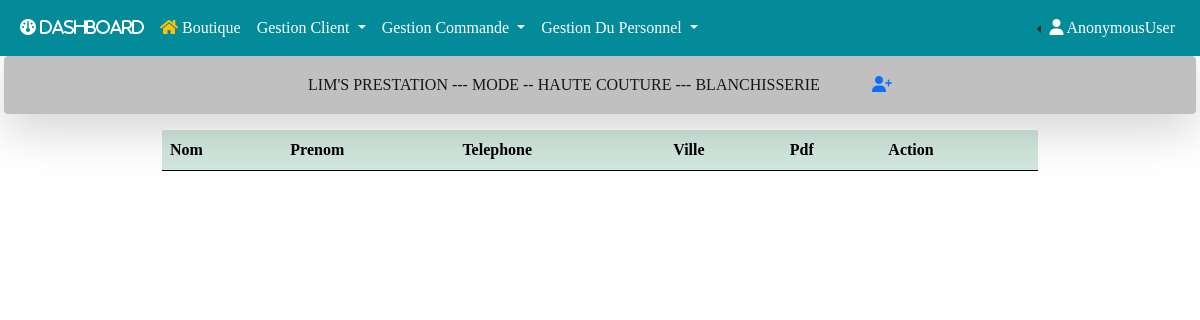
The app's page /client, older data.
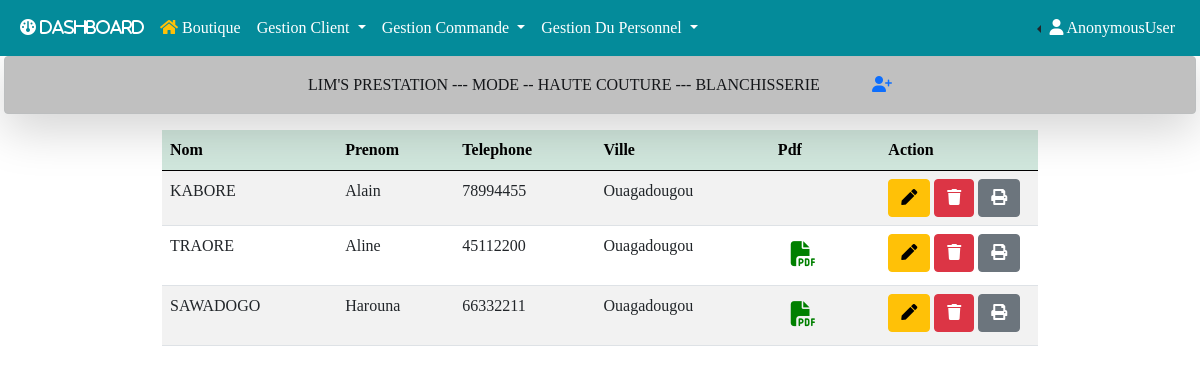
The same page, newer data.
### gestion/models.py (models this page shows, shortened)
class Client(models.Model):
    nom = models.CharField(max_length=200, null=True)
    prenom = models.CharField(max_length=200, null=True)
    ville = models.ForeignKey(Ville, on_delete=models.CASCADE, null=True, blank=True, verbose_name="Ville")
    telephone = models.CharField(max_length=200, null=True, blank=True, verbose_name="Téléphone")
    bas = models.CharField(max_length=20, null=True, blank=True)
    longpan = models.CharField(max_length=20, null=True, blank=True, verbose_name="Longueur pantalon")
    poignet = models.CharField(max_length=20, null=True, blank=True)
    longjupe = models.CharField(max_length=20, null=True, blank=True, verbose_name="Longueur jupe")
    genou = models.CharField(max_length=20, null=True, blank=True)
    cuiss = models.CharField(max_length=20, null=True, blank=True, verbose_name="Cuisse")
    bassin = models.CharField(max_length=20, null=True, blank=True)
    ceinture = models.CharField(max_length=20, null=True, blank=True)
    longchem = models.CharField(max_length=20, null=True, blank=True, verbose_name="Longueur Chemise")
    frappe = models.CharField(max_length=20, null=True, blank=True)
    longrobe = models.CharField(max_length=20, null=True, blank=True, verbose_name="Longueur Robe")
    longcami = models.CharField(max_length=20, null=True, blank=True, verbose_name="Longueur Camisole")
    pince = models.CharField(max_length=20, null=True, blank=True)
    tourtaille = models.CharField(max_length=20, null=True, blank=True, verbose_name="Tour de taille")
    coole = models.CharField(max_length=20, null=True, blank=True)
    longtaille = models.CharField(max_length=20, null=True, blank=True)
    tourmanch = models.CharField(max_length=20, null=True,blank=True, verbose_name="Tour de manche")
    longmanch = models.CharField(max_length=20, null=True, blank=True,verbose_name="Longueur manche")
    poitrine = models.CharField(max_length=20, null=True, blank=True)
    dos = models.CharField(max_length=20, null=True, blank=True)
    epaul = models.CharField(max_length=20, null=True,blank=True, verbose_name="Epaule")
    avcar = models.CharField(max_length=20, null=True, blank=True)
    arcar = models.CharField(max_length=20, null=True, blank=True)
    fichier = models.FileField(upload_to='uploads_files/', null=True, blank=True)
    created_at = models.DateTimeField(auto_now_add=True)
    modified_at = models.DateTimeField(auto_now_add=True)
    @property
    def fileURL(self):
        try:
            url = self.fichier.url
        except:
            url = ''
        return url

class Ville(models.Model):
    libelle = models.CharField(max_length=50, null=True)
    created_at = models.DateTimeField(auto_now_add=True)
    modified_at = models.DateTimeField(auto_now_add=True)
    def __str__(self):
        return self.libelle

### gestion/views.py (the view)
# urls.py: path('client', views.client, name='client'),
def client(request):
    clients = Client.objects.all()
    context = {"clients":clients}
    return render(request, 'gestion/client/client.html', context)

### gestion/templates/gestion/client/client.html (shortened to what this page needs)
{% extends 'base.html' %}
{% block add %}
<a href="{% url 'add_client' %}" title="Ajouter un client">
  <i class="fa-solid fa-user-plus ms-5"></i>
<a/>
{% endblock add %}
{% block main %}
<div class="container w-75">
    <table id="example" class="table table-striped" style="width:100%">
        <thead class="table-success">
            <tr>
                <th>Nom</th>
                <th>Prenom</th>
                <th>Telephone</th>
                <th>Ville</th>
                <th>Pdf</th>
                <th style="width: 18%;">Action</th>
            </tr>
        </thead>
        <tbody>
            {% for client in clients %}
            <tr>
                <td>{{client.nom}}</td>
                <td>{{client.prenom}}</td>
                <td>{{client.telephone}}</td>
                <td>{{client.ville}}</td>
                <td>
                    {% if client.fileURL %}
                    <button type="button" class="btn" data-bs-toggle="modal" data-bs-target="#pdfModal{{client.id}}" title="lire le fichier">
                        <i style="font-size: 25px; color: green; text-decoration-style: none;" class="fa-solid fa-file-pdf" frameborder="0" allowfullscreen></i>
                    </button>
                    {% endif %}
                </td>
                <td>
                    <a href="{% url 'edit_client' client.id %}" type="button" class="btn btn-warning" title="Edit Client">
                        <i class="fas fa-pen"></i>
                    </a>
                    <a href="{% url 'delete_client' client.id %}" type="button" class="btn btn-danger" title="Delete Client">
                        <i class="fas fa-trash"></i>
                    </a>
                    <a href="{% url 'print_client' client.id %}" type="button" class="btn btn-secondary" title="Impimer Client" target="_blank">
                        <i class="fas fa-print"></i>
                    </a>
                </td>
            </tr>
            {% endfor %}
        </tbody>
    </table>
</div>
{% endblock main %}

Row changes from the older to the newer data that the page shows:
added Client: nom "KABORE", prenom "Alain", telephone "78994455", ville "Ouagadougou"
added Client: nom "TRAORE", prenom "Aline", telephone "45112200", ville "Ouagadougou"
added Client: nom "SAWADOGO", prenom "Harouna", telephone "66332211", ville "Ouagadougou"
